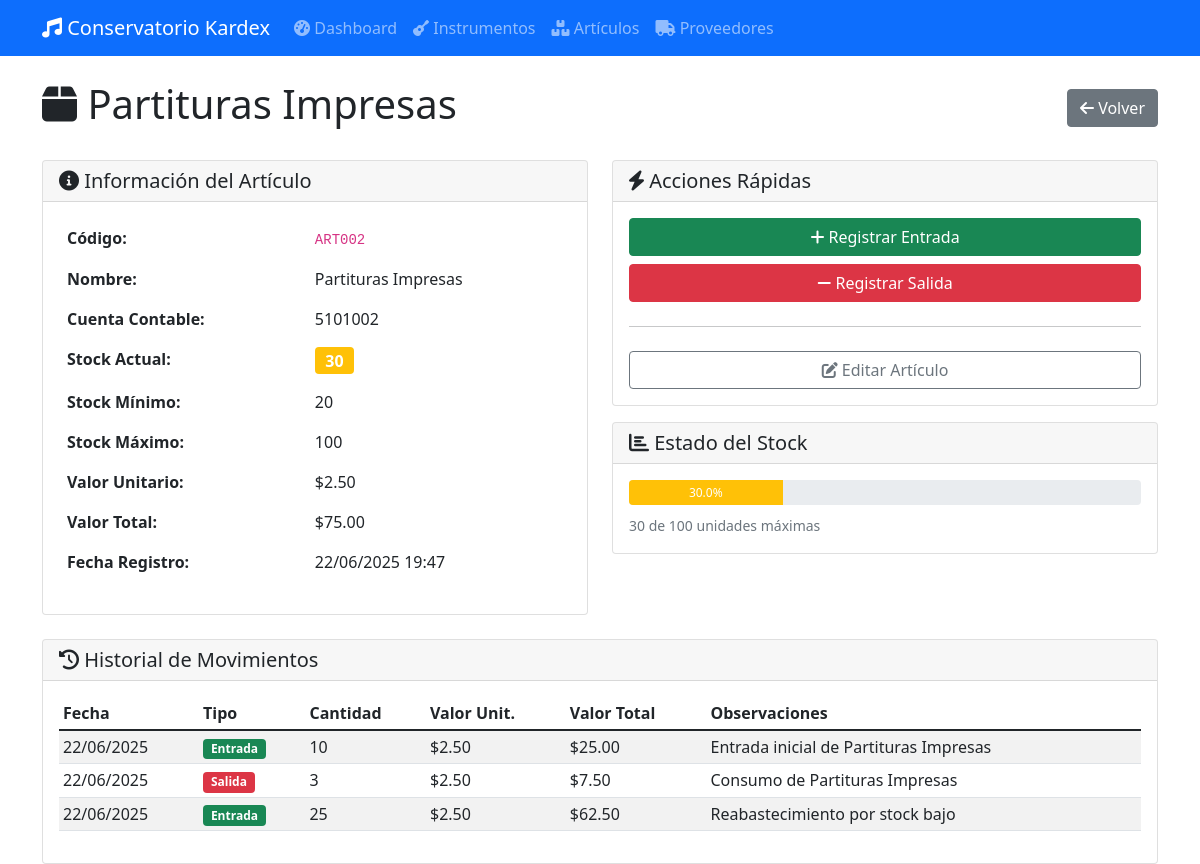
Screenshot of /articulos/5/detalle with the database file from the repository.
### app/database/models.py (models this page shows, shortened)
class BaseModel(db.Model):
    __abstract__ = True
    id = db.Column(db.Integer, primary_key=True)
    created_at = db.Column(db.DateTime, default=datetime.utcnow)
    updated_at = db.Column(db.DateTime, default=datetime.utcnow, onupdate=datetime.utcnow)

class Item(BaseModel):
    __tablename__ = 'tb_item'
    i_codigo = db.Column(db.String(20), unique=True, nullable=False)
    i_nombre = db.Column(db.String(200), nullable=False)
    i_tipo = db.Column(db.String(20), nullable=False)  # 'instrumento' o 'articulo'
    i_cantidad = db.Column(db.Integer, default=0)
    i_vUnitario = db.Column(db.Numeric(10, 2), default=0.0)
    i_vTotal = db.Column(db.Numeric(10, 2), default=0.0)
    instrumento = db.relationship('Instrumento', backref='item', uselist=False)
    articulo = db.relationship('Articulo', backref='item', uselist=False)
    movimientos = db.relationship('MovimientoDetalle', backref='item', lazy=True)
    stock = db.relationship('Stock', backref='item', uselist=False)

class Articulo(db.Model):
    __tablename__ = 'tb_articulo'
    i_id = db.Column(db.Integer, db.ForeignKey('tb_item.id'), primary_key=True)
    a_c_contable = db.Column(db.String(20), nullable=False)
    a_stockMax = db.Column(db.Integer)
    a_stockMin = db.Column(db.Integer)
    created_at = db.Column(db.DateTime, default=datetime.utcnow)
    updated_at = db.Column(db.DateTime, default=datetime.utcnow, onupdate=datetime.utcnow)

class MovimientoDetalle(BaseModel):
    __tablename__ = 'tb_movimiento_detalle'
    m_fecha = db.Column(db.Date, nullable=False)
    m_tipo = db.Column(db.String(20), nullable=False)  # 'entrada', 'salida', 'ajuste'
    m_cantidad = db.Column(db.Integer, nullable=False)
    m_valorUnitario = db.Column(db.Numeric(10, 2), nullable=False)
    m_valorTotal = db.Column(db.Numeric(10, 2), nullable=False)
    m_observaciones = db.Column(db.String(200))
    i_id = db.Column(db.Integer, db.ForeignKey('tb_item.id'), nullable=False)
    e_id = db.Column(db.Integer, db.ForeignKey('tb_entrada.id'))
    c_id = db.Column(db.Integer, db.ForeignKey('tb_consumo.id'))
    u_id = db.Column(db.Integer, db.ForeignKey('tb_usuario.id'), nullable=False)

### app/routes/web/articulos.py (the view)
@bp.route('/<int:articulo_id>/detalle')
def detalle_articulo(articulo_id):
    resultado = articulo_service.obtener_articulo_por_id(articulo_id)
    if not resultado:
        flash('Artículo no encontrado', 'error')
        return redirect(url_for('articulos.listar_articulos'))
    articulo = resultado
    item = articulo.item
    from app.database.models import MovimientoDetalle
    from app import db
    movimientos = db.session.query(MovimientoDetalle).filter_by(
        i_id=item.id
    ).order_by(MovimientoDetalle.m_fecha.desc()).all()
    return render_template('articulos/detail.html',
                         articulo=articulo, item=item, movimientos=movimientos)

### app/database/repositories/articulos.py (called while the page is built)
    def get_by_id_with_item(self, articulo_id):
        return db.session.query(Articulo, Item).join(Item, Articulo.i_id == Item.id).filter(Articulo.i_id == articulo_id).first()

### app/services/articulo_service.py (called while the page is built)
    def obtener_articulo_por_id(self, articulo_id):
        resultado = self.repo.get_by_id_with_item(articulo_id)
        if resultado:
            articulo, item = resultado
            return articulo
        return None

### app/templates/articulos/detail.html (shortened to what this page needs)
{% extends "base.html" %}
{% block content %}
<div class="row">
    <div class="col-12">
        <div class="d-flex justify-content-between align-items-center mb-4">
            <h1>
                <i class="fas fa-box"></i> {{ item.i_nombre }}
            </h1>
            <a href="{{ url_for('articulos.listar_articulos') }}" class="btn btn-secondary">
                <i class="fas fa-arrow-left"></i> Volver
            </a>
        </div>
    </div>
</div>
<div class="row">
    <div class="col-md-6">
        <div class="card">
            <div class="card-header">
                <h5 class="mb-0">
                    <i class="fas fa-info-circle"></i> Información del Artículo
                </h5>
            </div>
            <div class="card-body">
                <table class="table table-borderless">
                    <tr>
                        <td><strong>Código:</strong></td>
                        <td><code>{{ item.i_codigo }}</code></td>
                    </tr>
                    <tr>
                        <td><strong>Nombre:</strong></td>
                        <td>{{ item.i_nombre }}</td>
                    </tr>
                    <tr>
                        <td><strong>Cuenta Contable:</strong></td>
                        <td>{{ articulo.a_c_contable }}</td>
                    </tr>
                    <tr>
                        <td><strong>Stock Actual:</strong></td>
                        <td>
                            {% if item.i_cantidad <= articulo.a_stockMin %}
                                <span class="badge bg-danger fs-6">{{ item.i_cantidad }}</span>
                            {% elif item.i_cantidad <= (articulo.a_stockMin * 1.5) %}
                                <span class="badge bg-warning fs-6">{{ item.i_cantidad }}</span>
                            {% else %}
                                <span class="badge bg-success fs-6">{{ item.i_cantidad }}</span>
                            {% endif %}
                        </td>
                    </tr>
                    <tr>
                        <td><strong>Stock Mínimo:</strong></td>
                        <td>{{ articulo.a_stockMin }}</td>
                    </tr>
                    <tr>
                        <td><strong>Stock Máximo:</strong></td>
                        <td>{{ articulo.a_stockMax }}</td>
                    </tr>
                    <tr>
                        <td><strong>Valor Unitario:</strong></td>
                        <td>${{ "%.2f"|format(item.i_vUnitario) }}</td>
                    </tr>
                    <tr>
                        <td><strong>Valor Total:</strong></td>
                        <td>${{ "%.2f"|format(item.i_vTotal) }}</td>
                    </tr>
                    <tr>
                        <td><strong>Fecha Registro:</strong></td>
                        <td>{{ item.created_at.strftime('%d/%m/%Y %H:%M') if item.created_at else 'N/A' }}</td>
                    </tr>
                </table>
            </div>
        </div>
    </div>
    <div class="col-md-6">
        <div class="card">
            <div class="card-header">
                <h5 class="mb-0">
                    <i class="fas fa-bolt"></i> Acciones Rápidas
                </h5>
            </div>
            <div class="card-body">
                <div class="d-grid gap-2">
                    <button type="button" class="btn btn-success"
                            data-bs-toggle="modal" data-bs-target="#entradaModal">
                        <i class="fas fa-plus"></i> Registrar Entrada
                    </button>
                    <button type="button" class="btn btn-danger"
                            data-bs-toggle="modal" data-bs-target="#salidaModal">
                        <i class="fas fa-minus"></i> Registrar Salida
                    </button>
                    <hr>
                    <a href="#" class="btn btn-outline-secondary">
                        <i class="fas fa-edit"></i> Editar Artículo
                    </a>
                </div>
            </div>
        </div>
        <div class="card mt-3">
            <div class="card-header">
                <h5 class="mb-0">
                    <i class="fas fa-chart-bar"></i> Estado del Stock
                </h5>
            </div>
            <div class="card-body">
                {% set porcentaje = (item.i_cantidad / articulo.a_stockMax * 100) if articulo.a_stockMax > 0 else 0 %}
                <div class="progress mb-2" style="height: 25px;">
                    {% if porcentaje <= 20 %}
                        <div class="progress-bar bg-danger" style="width: {{ porcentaje }}%">
                            {{ "%.1f"|format(porcentaje) }}%
                        </div>
                    {% elif porcentaje <= 50 %}
                        <div class="progress-bar bg-warning" style="width: {{ porcentaje }}%">
                            {{ "%.1f"|format(porcentaje) }}%
                        </div>
                    {% else %}
                        <div class="progress-bar bg-success" style="width: {{ porcentaje }}%">
                            {{ "%.1f"|format(porcentaje) }}%
                        </div>
                    {% endif %}
                </div>
                <small class="text-muted">
                    {{ item.i_cantidad }} de {{ articulo.a_stockMax }} unidades máximas
                </small>
            </div>
        </div>
    </div>
</div>
<div class="row mt-4">
    <div class="col-12">
        <div class="card">
            <div class="card-header">
                <h5 class="mb-0">
                    <i class="fas fa-history"></i> Historial de Movimientos
                </h5>
            </div>
            <div class="card-body">
                {% if movimientos %}
                <div class="table-responsive">
                    <table class="table table-striped table-sm">
                        <thead>
                            <tr>
                                <th>Fecha</th>
                                <th>Tipo</th>
                                <th>Cantidad</th>
                                <th>Valor Unit.</th>
                                <th>Valor Total</th>
                                <th>Observaciones</th>
                            </tr>
                        </thead>
                        <tbody>
                            {% for movimiento in movimientos %}
                            <tr>
                                <td>{{ movimiento.m_fecha.strftime('%d/%m/%Y') }}</td>
                                <td>
                                    {% if movimiento.m_tipo == 'entrada' %}
                                        <span class="badge bg-success">Entrada</span>
                                    {% elif movimiento.m_tipo == 'salida' %}
                                        <span class="badge bg-danger">Salida</span>
                                    {% else %}
                                        <span class="badge bg-info">{{ movimiento.m_tipo|title }}</span>
                                    {% endif %}
                                </td>
                                <td>{{ movimiento.m_cantidad }}</td>
                                <td>${{ "%.2f"|format(movimiento.m_valorUnitario) }}</td>
                                <td>${{ "%.2f"|format(movimiento.m_valorTotal) }}</td>
                                <td>{{ movimiento.m_observaciones or '-' }}</td>
                            </tr>
                            {% endfor %}
                        </tbody>
                    </table>
                </div>
                {% else %}
                <div class="text-center py-3">
                    <i class="fas fa-history fa-2x text-muted mb-2"></i>
                    <p class="text-muted">No hay movimientos registrados para este artículo.</p>
                </div>
                {% endif %}
            </div>
        </div>
    </div>
</div>
{% endblock %}

### rows the page displays
Item: i_nombre "Partituras Impresas", i_codigo "ART002", i_cantidad "30", i_vUnitario "2.50", i_vTotal "75.00", created_at "22/06/2025 19:47"
Articulo: a_c_contable "5101002", a_stockMin "20", a_stockMax "100"
MovimientoDetalle: m_fecha "22/06/2025", m_tipo "Entrada", m_cantidad "10", m_valorUnitario "2.50", m_valorTotal "25.00", m_observaciones "Entrada inicial de Partituras Impresas"
MovimientoDetalle: m_fecha "22/06/2025", m_tipo "Salida", m_cantidad "3", m_valorUnitario "2.50", m_valorTotal "7.50", m_observaciones "Consumo de Partituras Impresas"
MovimientoDetalle: m_fecha "22/06/2025", m_tipo "Entrada", m_cantidad "25", m_valorUnitario "2.50", m_valorTotal "62.50", m_observaciones "Reabastecimiento por stock bajo"

### other values shown
{{ "%.1f"|format(porcentaje) }} "30.0"
